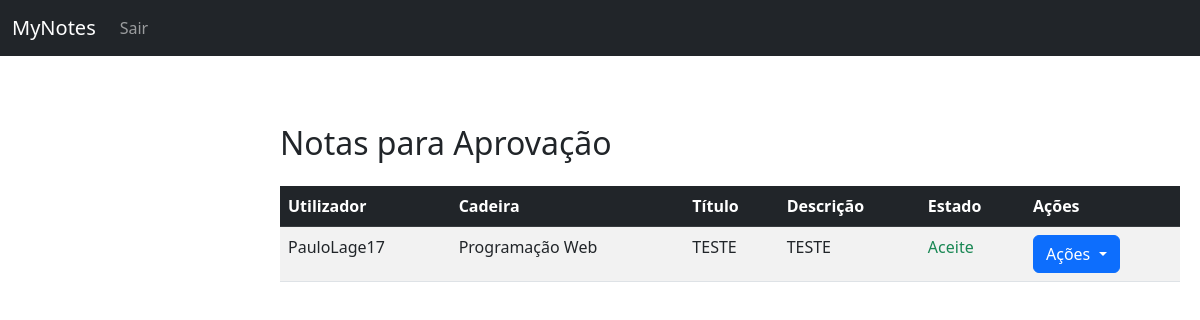
Screenshot of /MyNotes/aprovar_notas.php (signed in) with the database file from the repository.
### tables this page shows
CREATE TABLE `notes` (
  `id` int(11) NOT NULL,
  `user_id` int(11) NOT NULL,
  `id_cadeira` int(11) DEFAULT NULL,
  `escola` int(11) DEFAULT NULL,
  `title` varchar(255) NOT NULL,
  `content` text NOT NULL,
  `private_status` tinyint(2) NOT NULL DEFAULT 1,
  `created_at` timestamp NOT NULL DEFAULT current_timestamp(),
  `updated_at` timestamp NOT NULL DEFAULT current_timestamp() ON UPDATE current_timestamp()
);

CREATE TABLE `userdata` (
  `id` int(11) NOT NULL,
  `username` varchar(20) NOT NULL,
  `email` varchar(100) NOT NULL,
  `password` varchar(255) NOT NULL,
  `aprovado` tinyint(1) NOT NULL DEFAULT 0,
  `admin` tinyint(2) NOT NULL DEFAULT 0,
  `escola` int(11) DEFAULT NULL
);

CREATE TABLE `cadeiras` (
  `id` int(11) NOT NULL,
  `nome` varchar(100) NOT NULL,
  `escola_id` int(11) NOT NULL
);

### MyNotes/aprovar_notas.php (the view, shortened to what this page needs)
<?php
require_once "config.php";
$sql = "SELECT notes.id, notes.title, notes.content, notes.private_status,
               userdata.username, cadeiras.nome AS cadeira_nome
        FROM notes
        JOIN userdata ON notes.user_id = userdata.id
        LEFT JOIN cadeiras ON notes.id_cadeira = cadeiras.id
        WHERE notes.private_status IN (0,2)
        ORDER BY notes.private_status DESC, notes.id DESC";
$stmt = $conn->prepare($sql);
$stmt->execute();
$notas = $stmt->fetchAll(PDO::FETCH_ASSOC);
?>
<!DOCTYPE html>
<html lang="pt">
<head>
    <link href="https://cdn.jsdelivr.net/npm/bootstrap@5.3.0/dist/css/bootstrap.min.css" rel="stylesheet">
    <link rel="stylesheet" href="styles.css">
</head>
<body>
    <nav class="navbar navbar-expand-lg navbar-dark bg-dark">
        <div class="container-fluid">
            <a class="navbar-brand" href="index.php">MyNotes</a>
            <div class="collapse navbar-collapse" id="navbarNav">
                <ul class="navbar-nav w-100 align-items-center">
                    <?php if (isset($_SESSION["user_id"])): ?>
                        <li class="nav-item"><a class="nav-link" href="logout.php">Sair</a></li>
                    <?php else: ?>
                        <li class="nav-item"><a class="nav-link" href="login.php">Login</a></li>
                    <?php endif; ?>
                </ul>
            </div>
        </div>
    </nav>
    <div class="content container mt-5">
        <h2 class="mb-4">Notas para Aprovação</h2>
        <table class="table table-striped">
            <thead class="table-dark">
                <tr>
                    <th>Utilizador</th>
                    <th>Cadeira</th>
                    <th>Título</th>
                    <th>Descrição</th>
                    <th>Estado</th>
                    <th>Ações</th>
                </tr>
            </thead>
            <tbody>
                <?php foreach ($notas as $nota): ?>
                <tr>
                    <td><?= htmlspecialchars($nota['username']) ?></td>
                    <td><?= htmlspecialchars($nota['cadeira_nome'] ?? '—') ?></td>
                    <td><?= htmlspecialchars($nota['title']) ?></td>
                    <td><?= nl2br(htmlspecialchars($nota['content'])) ?></td>
                    <td>
                        <?php
                        if ($nota['private_status'] == 2) {
                            echo '<span class="text-warning">A aguardar aprovação</span>';
                        } elseif ($nota['private_status'] == 0) {
                            echo '<span class="text-success">Aceite</span>';
                        }
                        ?>
                    </td>
                    <td>
                        <div class="dropdown">
                            <button class="btn btn-primary dropdown-toggle" type="button" data-bs-toggle="dropdown">
                                Ações
                            </button>
                        </div>
                    </td>
                </tr>
                <?php endforeach; ?>
            </tbody>
        </table>
    </div>
</body>
</html>

### MyNotes/styles.css (style rules this page uses)
.content { margin-left: 260px; padding: 20px; max-width: calc(100% - 260px); }

### rows the page displays
notes: user.username "PauloLage17", id_cadeira.nome "Programação Web", title "TESTE", content "TESTE", private_status "Aceite"
